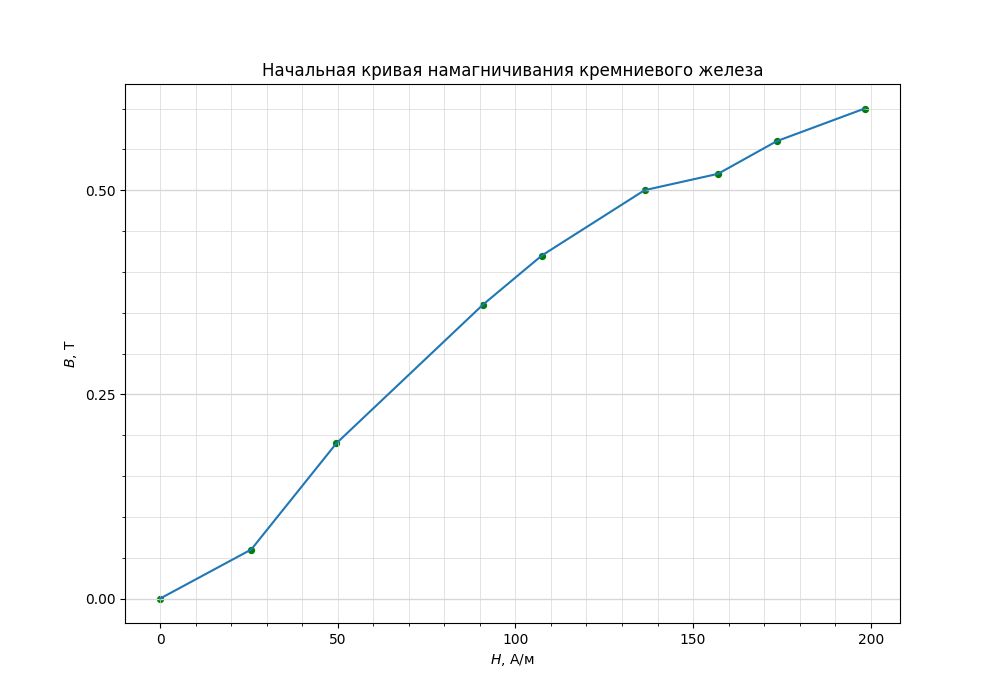

The Python source for this figure:
import numpy as np
import matplotlib.pyplot as plt
from matplotlib.ticker import MultipleLocator
from scipy.interpolate import interp1d

plt.figure(figsize=(10,7))  #Размер изображения
plt.title('Начальная кривая намагничивания кремниевого железа') # Заголовок

x = [4.8, 4.2, 3.8, 3.3, 2.6, 2.2, 3*2/5, 3.1/5, 0] # Координата x
y = [3, 2.8, 2.6, 2.5, 2.1, 1.8, 1.9/2, 1.2/4, 0] # Координата y

x = [_x * 20 / (0.11*0.22) * 0.05 for _x in x]
y = [_y * 0.4 / (200*0.0002) * 0.02 for _y in y]

plt.scatter(x, y, s=18, c='green')  # Экспериментальные точки на графике

plt.xlabel('$H$, A/м') # Подпись абсцисс
plt.ylabel('$B$, T') # Подпись ординат

plt.plot(x, y)



DP = 2
ax = plt.gca()

## Характеристики сетки

ax.yaxis.set_minor_locator(MultipleLocator(0.05))
ax.yaxis.set_major_locator(MultipleLocator(0.25))
ax.xaxis.set_minor_locator(MultipleLocator(10))
ax.xaxis.set_major_locator(MultipleLocator(50))
ax.yaxis.grid(True,'major',linewidth=2/DP,linestyle='-',color='#d7d7d7')
ax.xaxis.grid(True,'minor',linewidth=1/DP,linestyle='-',color='#d7d7d7')
ax.yaxis.grid(True,'minor',linewidth=1/DP,linestyle='-',color='#d7d7d7')
ax.xaxis.grid(True,'major',linewidth=1/DP,linestyle='-',color='#d7d7d7',zorder=0)

plt.savefig('sil_plot')